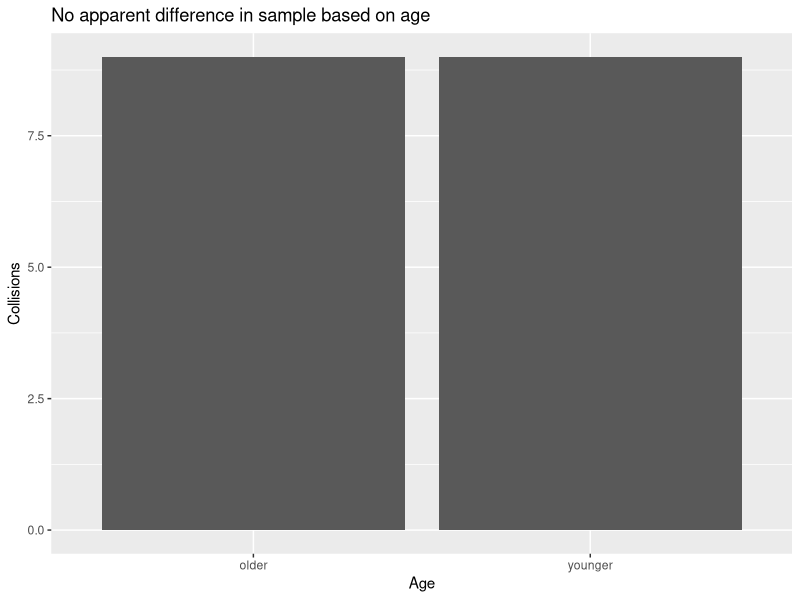
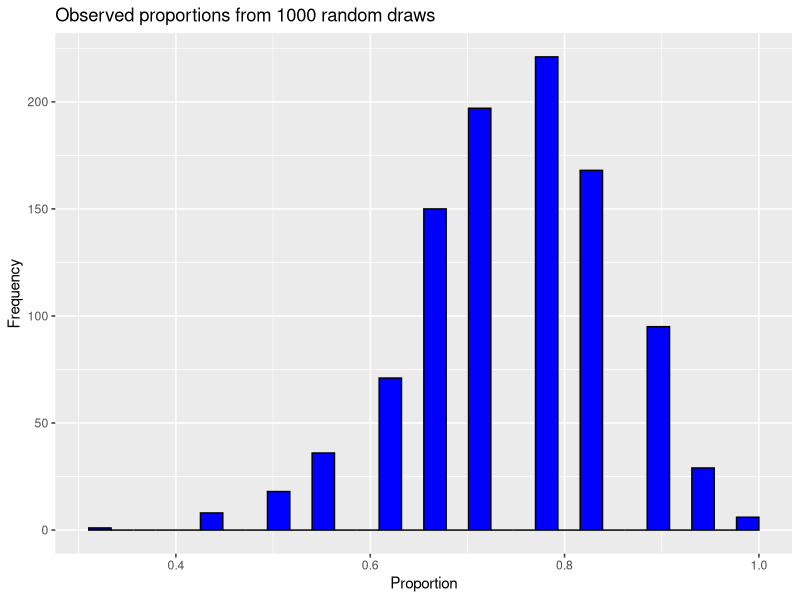

These charts were generated, in order, by the following R code:
## ---- chunk 1
9/18
## ---- chunk 2
library(ggplot2)
finch_data <- data.frame(age = c("younger", "older"), collisions = c(9,9))
ggplot(finch_data, aes (x=age, y = collisions))+
  geom_col()+
  labs(x="Age", y= "Collisions", title = "No apparent difference in sample based on age")
## ---- chunk 3
choices <- c(rep(0,1),rep(1,3))
number_of_draws <- 18
number_of_simulations <- 1000

sampling_experiment<- data.frame("observed_proportion" = rep(NA, number_of_simulations))
for(i in 1:number_of_simulations){
sampling_experiment$observed_proportion[i] = sum(sample(choices,number_of_draws, replace=T))/number_of_draws
}
## ---- chunk 4
head(sampling_experiment$observed_proportion)
## ---- chunk 5
ggplot(sampling_experiment,
              aes(x=observed_proportion)) +
  geom_histogram( fill="blue", color="black") +
  labs(title="Observed proportions from 1000 random draws",
       x= "Proportion",
       y= "Frequency")

